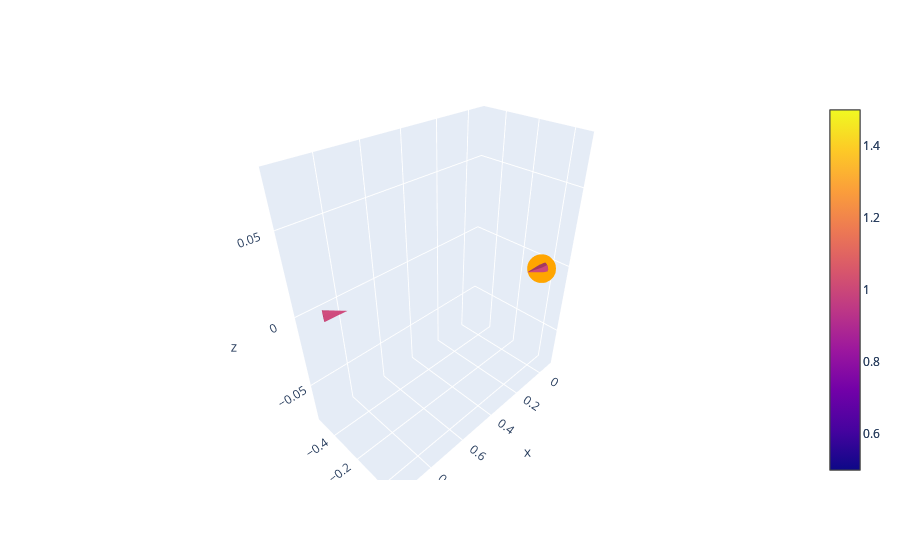

Notebook code for this chart:
### Markdown cell above
### Plot condition corresponding to Plane

### Code cell
planeConCar = conditionSph2Car(planeCon)

# Plot the plane condition
fig1 =go.Figure(data=go.Cone(
    x=[planeConCar[0]], 
    y=[planeConCar[1]], 
    z=[planeConCar[2]], 
    u=[planeConCar[3]], 
    v=[planeConCar[4]], 
    w=[planeConCar[5]],
sizeref = 0.1
))

fig1.add_trace(
    go.Cone(
    x = [planePos[0]],
    y = [planePos[1]],
    z = [planePos[2]],
    u = [planeVel[0]],
    v = [planeVel[1]],
    w = [planeVel[2]],
sizeref = 0.1
    ))

fig1.add_trace(
    go.Scatter3d(
        x=[0],
        y=[0],
        z=[0],
        mode = 'markers',
        marker = dict(
            size = 10,
            color = 'orange')
                )
            )

fig1.show()

### Figure 1 — Plotly figure (JSON) as saved in the notebook; plotly's stock layout.template omitted (floating-point values rounded to 4 significant figures)
{"data": [{"sizeref": 0.1, "type": "cone", "u": [0.9267], "v": [-0.3759], "w": [0], "x": [0.002155], "y": [-0.000874], "z": [0]}, {"sizeref": 0.1, "type": "cone", "u": [-0.8903], "v": [0.4553], "w": [0], "x": [0.8903], "y": [-0.4553], "z": [0]}, {"marker": {"color": "orange", "size": 10}, "mode": "markers", "type": "scatter3d", "x": [0], "y": [0], "z": [0]}], "layout": {}}
